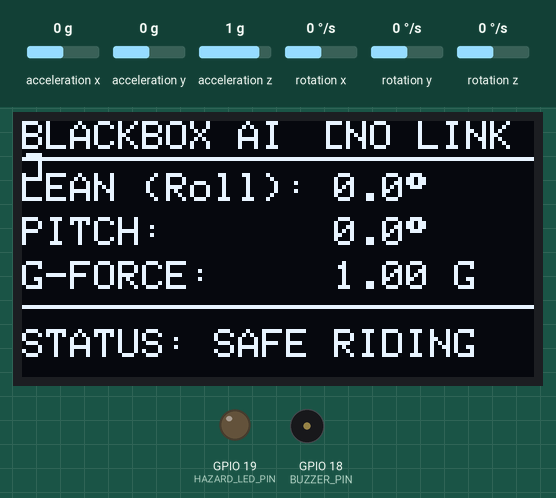
Simulated run of this sketch. Board: ESP32. Parts: 128×64 one-colour display, output pins drawn as LEDs (lit = HIGH), buzzer (waves = sounding, pin HIGH). Dashed ring = blinking. Inputs (shaded band) come from the test bench; at power-on: acceleration x 0 g, acceleration y 0 g, acceleration z 1 g, rotation x 0 °/s, rotation y 0 °/s, rotation z 0 °/s. Nothing arrives over Bluetooth unless stated; a phone connects over Bluetooth LE 3 s after start; what the sketch prints to the serial monitor is not drawn.

Above: at 5.0 s.
5.1 s: acceleration x set to -1.4 g
At 7.0 s:
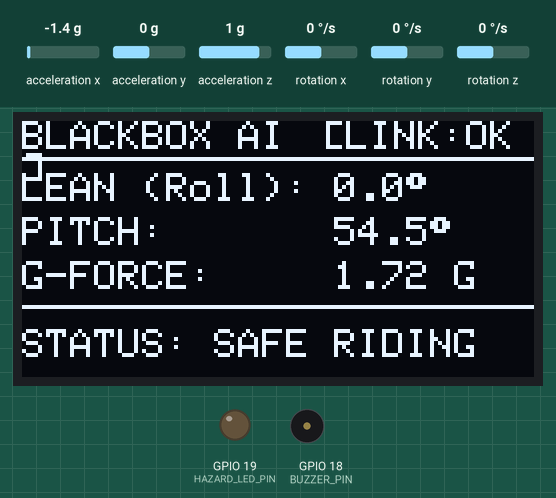
7.3 s: acceleration y set to -1.2 g
At 8.2 s:
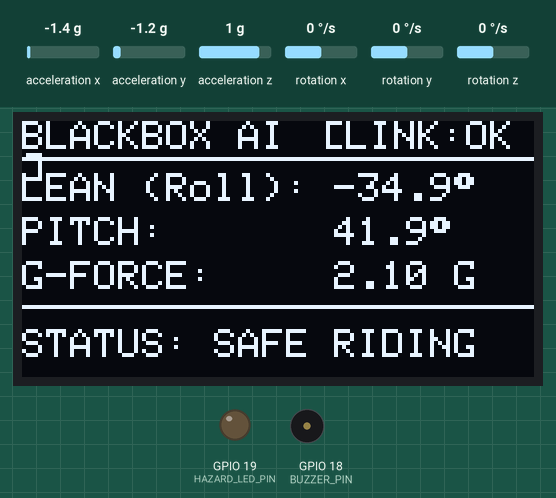
8.8 s: acceleration y set to -1.5 g
At 10.47 s:
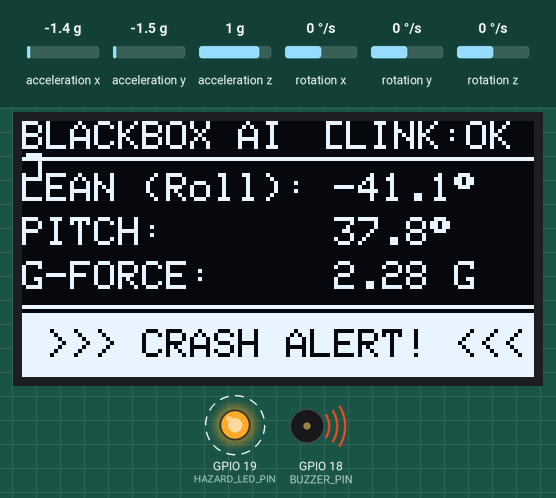
10.5 s: acceleration z set to -1.4 g
At 12.27 s:
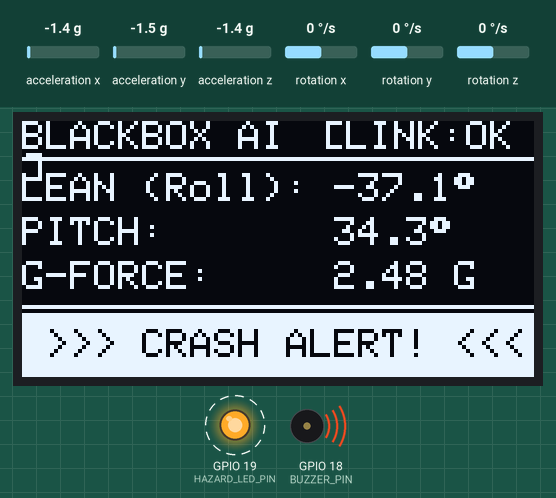
12.3 s: acceleration x set to -0.9 g
At 13.77 s:
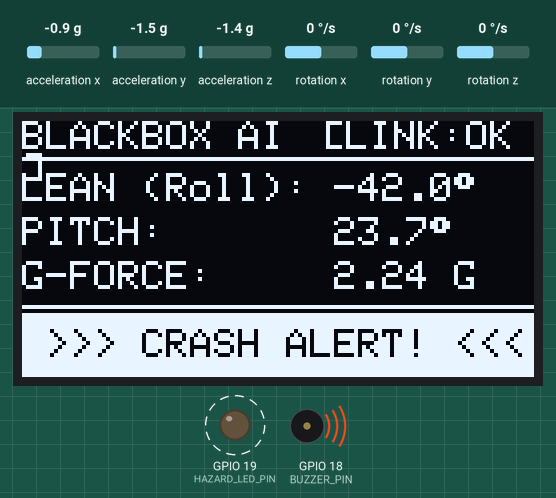
13.8 s: acceleration x set to -0.6 g
At 15.0 s:
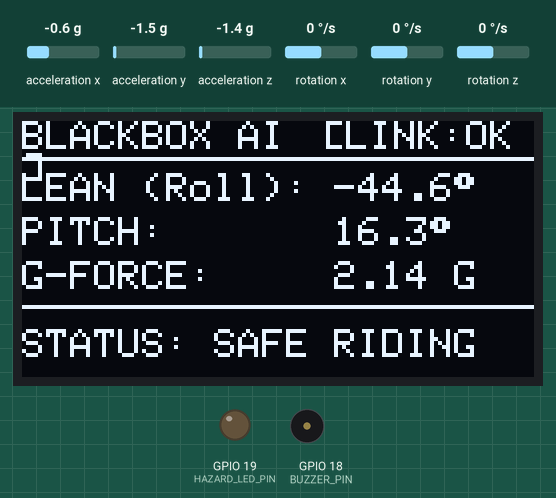
Timing chart, 0 to 16.3 s (numbered marks = the images above; inputs shaded):
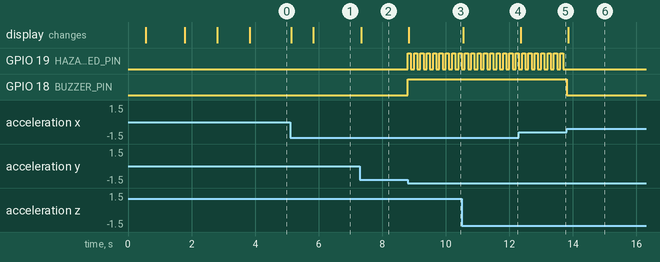

Measured:
- the behaviour switches between -1.3 and -1.4 g on acceleration y (found by bisection; images 2 and 3)
- the behaviour switches between -0.8 and -0.7 g on acceleration x (found by bisection; images 5 and 6)
- after the input at 5.1 s, the display: first changes at once (image 1 shows a later state)
- after the input at 7.3 s, the display: changes at once (image 2)
- after the input at 8.8 s, GPIO 19 (HAZARD_LED_PIN): alternates HIGH for 0.10 s and LOW for 0.10 s, starting at once; GPIO 18 (BUZZER_PIN): LOW → HIGH at once; the display: changes at once (image 3)
- after the input at 10.5 s, the display: changes at once (image 4)
- after the input at 12.3 s, the display: changes after 0.05 s (image 5)
- after the input at 13.8 s, GPIO 19 (HAZARD_LED_PIN): stops changing and stays LOW; GPIO 18 (BUZZER_PIN): HIGH → LOW at once; the display: changes after 0.06 s (image 6)

The sketch:

esp32_mpu6050_ble_oled_v2.ino
```cpp
/*
  =============================================================================
  Two-Wheeler Smart Black Box & AI Crash Telemetry (KAYA IIT Varanasi Edition)
  Hardware: ESP32 Dev Module + MPU-6050 + 1.3" OLED + Emergency Buzzer/LED

  Features:
    1. Multi-Sensor Impact (G-Force) + Rollover (>55 deg) Fusion Algorithm
    2. Circular Ring Buffer (Aviation-style 30-Second Pre-Crash Telemetry)
    3. BLE Live Streaming to Mobile Web App HUD
    4. Hardware Emergency Flasher & Hazard Buzzer Output
  =============================================================================
*/

#include <Wire.h>
#include <Adafruit_GFX.h>
#include <Adafruit_SH110X.h>
#include <MPU6050_light.h>
#include <BLEDevice.h>
#include <BLEServer.h>
#include <BLEUtils.h>
#include <BLE2902.h>

// ---------------- Pins Configuration ----------------
#define BUZZER_PIN       18  // Piezo Buzzer for audible crash beacon
#define HAZARD_LED_PIN   19  // High-intensity hazard strobe LED

// ---------------- OLED Setup ----------------
#define SCREEN_WIDTH 128
#define SCREEN_HEIGHT 64
#define OLED_RESET -1
Adafruit_SH1106G display(SCREEN_WIDTH, SCREEN_HEIGHT, &Wire, OLED_RESET);

// ---------------- MPU-6050 Setup ----------------
MPU6050 mpu(Wire);

// ---------------- Intelligent Thresholds ----------------
const float CRASH_ANGLE_THRESHOLD = 55.0; // Rollover tilt limit (degrees)
const float IMPACT_G_THRESHOLD    = 2.2;  // Sudden deceleration / hit limit (G)

// ---------------- Aviation-Style 30-Second Ring Buffer ----------------
#define BUFFER_SIZE 60 // 60 samples at 500ms = 30 seconds history
struct TelemetrySample {
  float roll;
  float pitch;
  float gForce;
};
TelemetrySample ringBuffer[BUFFER_SIZE];
int bufferIndex = 0;
bool bufferFull = false;
bool crashRecorded = false;

// ---------------- BLE UUID Definitions ----------------
#define SERVICE_UUID        "4fafc201-1fb5-459e-8fcc-c5c9c331914b"
#define CHARACTERISTIC_UUID "beb5483e-36e1-4688-b7f5-ea07361b26a8"

BLEServer* pServer = NULL;
BLECharacteristic* pCharacteristic = NULL;
bool deviceConnected = false;
bool oldDeviceConnected = false;

class MyServerCallbacks: public BLEServerCallbacks {
    void onConnect(BLEServer* pServer) {
      deviceConnected = true;
      Serial.println("[BLE] Phone Connected!");
    };

    void onDisconnect(BLEServer* pServer) {
      deviceConnected = false;
      Serial.println("[BLE] Phone Disconnected!");
    }
};

unsigned long lastUpdate = 0;
unsigned long lastRingBufferLog = 0;

void setup() {
  Serial.begin(115200);
  delay(500);

  // Initialize GPIO Pins
  pinMode(BUZZER_PIN, OUTPUT);
  pinMode(HAZARD_LED_PIN, OUTPUT);
  digitalWrite(BUZZER_PIN, LOW);
  digitalWrite(HAZARD_LED_PIN, LOW);

  // Initialize I2C Pins (ESP32: SDA=21, SCL=22)
  Wire.begin(21, 22);

  // 1. Initialize OLED Screen
  if (!display.begin(0x3C, true)) {
    Serial.println(F("[ERROR] OLED not detected!"));
    while (1);
  }
  display.clearDisplay();
  display.setTextColor(SH110X_WHITE);
  display.setTextSize(1);
  display.setCursor(10, 15);
  display.println("SMART BLACKBOX");
  display.setCursor(10, 35);
  display.println("Starting AI Engine...");
  display.display();
  delay(1200);

  // 2. Initialize MPU-6050
  byte status = mpu.begin();
  if (status != 0) {
    display.clearDisplay();
    display.setCursor(0, 25);
    display.println("MPU6050 Error!");
    display.display();
    while (1);
  }

  display.clearDisplay();
  display.setCursor(10, 20);
  display.println("Calibrating IMU...");
  display.setCursor(10, 38);
  display.println("KEEP SENSOR FLAT!");
  display.display();

  mpu.calcOffsets(true, true); // Zero calibration

  // 3. Initialize BLE
  BLEDevice::init("Bike-Blackbox-ESP32");
  pServer = BLEDevice::createServer();
  pServer->setCallbacks(new MyServerCallbacks());

  BLEService *pService = pServer->createService(SERVICE_UUID);

  pCharacteristic = pService->createCharacteristic(
                      CHARACTERISTIC_UUID,
                      BLECharacteristic::PROPERTY_READ   |
                      BLECharacteristic::PROPERTY_NOTIFY
                    );
  pCharacteristic->addDescriptor(new BLE2902());

  pService->start();
  BLEAdvertising *pAdvertising = BLEDevice::getAdvertising();
  pAdvertising->addServiceUUID(SERVICE_UUID);
  pAdvertising->setScanResponse(true);
  pAdvertising->setMinPreferred(0x06);
  pAdvertising->setMinPreferred(0x12);
  BLEDevice::startAdvertising();

  display.clearDisplay();
  display.setCursor(15, 25);
  display.println("TinyML Ready!");
  display.display();
  delay(1000);
}

void loop() {
  mpu.update();

  // 1. Calculate Real-Time Angles & Total G-Force Vector
  float roll  = mpu.getAngleX();
  float pitch = mpu.getAngleY();
  float absRoll  = abs(roll);
  float absPitch = abs(pitch);
  float totalTilt = sqrt((absRoll * absRoll) + (absPitch * absPitch));

  // Compute total acceleration magnitude: sqrt(Ax^2 + Ay^2 + Az^2) in G's
  float ax = mpu.getAccX();
  float ay = mpu.getAccY();
  float az = mpu.getAccZ();
  float totalGForce = sqrt((ax * ax) + (ay * ay) + (az * az));

  // 2. Continuous 30-Second Ring Buffer Logger (every 500ms)
  if (millis() - lastRingBufferLog >= 500) {
    lastRingBufferLog = millis();
    ringBuffer[bufferIndex].roll = roll;
    ringBuffer[bufferIndex].pitch = pitch;
    ringBuffer[bufferIndex].gForce = totalGForce;
    bufferIndex = (bufferIndex + 1) % BUFFER_SIZE;
    if (bufferIndex == 0) bufferFull = true;
  }

  // 3. Intelligent Dual-Signature Crash Detection
  // Trigger if rollover angle >= 55 degrees OR sudden high impact (>2.2g)
  bool isCrash = (absRoll >= CRASH_ANGLE_THRESHOLD) ||
                 (absPitch >= CRASH_ANGLE_THRESHOLD) ||
                 (totalTilt >= CRASH_ANGLE_THRESHOLD) ||
                 (totalGForce >= IMPACT_G_THRESHOLD);

  String statusStr = isCrash ? "CRASH" : "NORMAL";

  // If Crash confirmed, activate local Hardware Hazard Beacon
  if (isCrash) {
    digitalWrite(HAZARD_LED_PIN, (millis() % 200 < 100) ? HIGH : LOW); // Strobe flash
    digitalWrite(BUZZER_PIN, HIGH); // Alarm tone
    if (!crashRecorded) {
      Serial.println(F("[BLACKBOX] Pre-Crash 30s Telemetry Window Frozen in Flash!"));
      crashRecorded = true;
    }
  } else {
    digitalWrite(HAZARD_LED_PIN, LOW);
    digitalWrite(BUZZER_PIN, LOW);
    crashRecorded = false;
  }

  // 4. Update OLED & Stream BLE every 100ms
  if (millis() - lastUpdate >= 100) {
    lastUpdate = millis();

    // Prepare CSV Telemetry Packet: "STATUS,ROLL,PITCH,TILT"
    String bleData = statusStr + "," + String(roll, 1) + "," + String(pitch, 1) + "," + String(totalTilt, 1);

    // Push live BLE notification to mobile
    if (deviceConnected) {
      pCharacteristic->setValue(bleData.c_str());
      pCharacteristic->notify();
    }

    // Auto-reconnect handling
    if (!deviceConnected && oldDeviceConnected) {
        delay(500);
        pServer->startAdvertising();
        oldDeviceConnected = deviceConnected;
    }
    if (deviceConnected && !oldDeviceConnected) {
        oldDeviceConnected = deviceConnected;
    }

    // ---------------- Update OLED Display ----------------
    display.clearDisplay();
    display.setTextSize(1);

    // Header Bar
    display.setCursor(0, 0);
    display.print("BLACKBOX AI");
    display.setCursor(75, 0);
    display.print(deviceConnected ? "[LINK:OK]" : "[NO LINK]");
    display.drawLine(0, 9, 127, 9, SH110X_WHITE);

    // Live Metrics
    display.setCursor(0, 13);
    display.print("LEAN (Roll): "); display.print(roll, 1); display.print((char)247);
    display.setCursor(0, 24);
    display.print("PITCH:       "); display.print(pitch, 1); display.print((char)247);
    display.setCursor(0, 35);
    display.print("G-FORCE:     "); display.print(totalGForce, 2); display.print(" G");

    // Dynamic Alert Bar
    display.drawLine(0, 46, 127, 46, SH110X_WHITE);

    if (isCrash) {
      display.fillRect(0, 48, 128, 16, SH110X_WHITE);
      display.setTextColor(SH110X_BLACK);
      display.setCursor(6, 52);
      display.print(">>> CRASH ALERT! <<<");
      display.setTextColor(SH110X_WHITE);
    } else {
      display.setCursor(0, 52);
      display.print("STATUS: SAFE RIDING");
    }

    display.display();
  }
}
```
